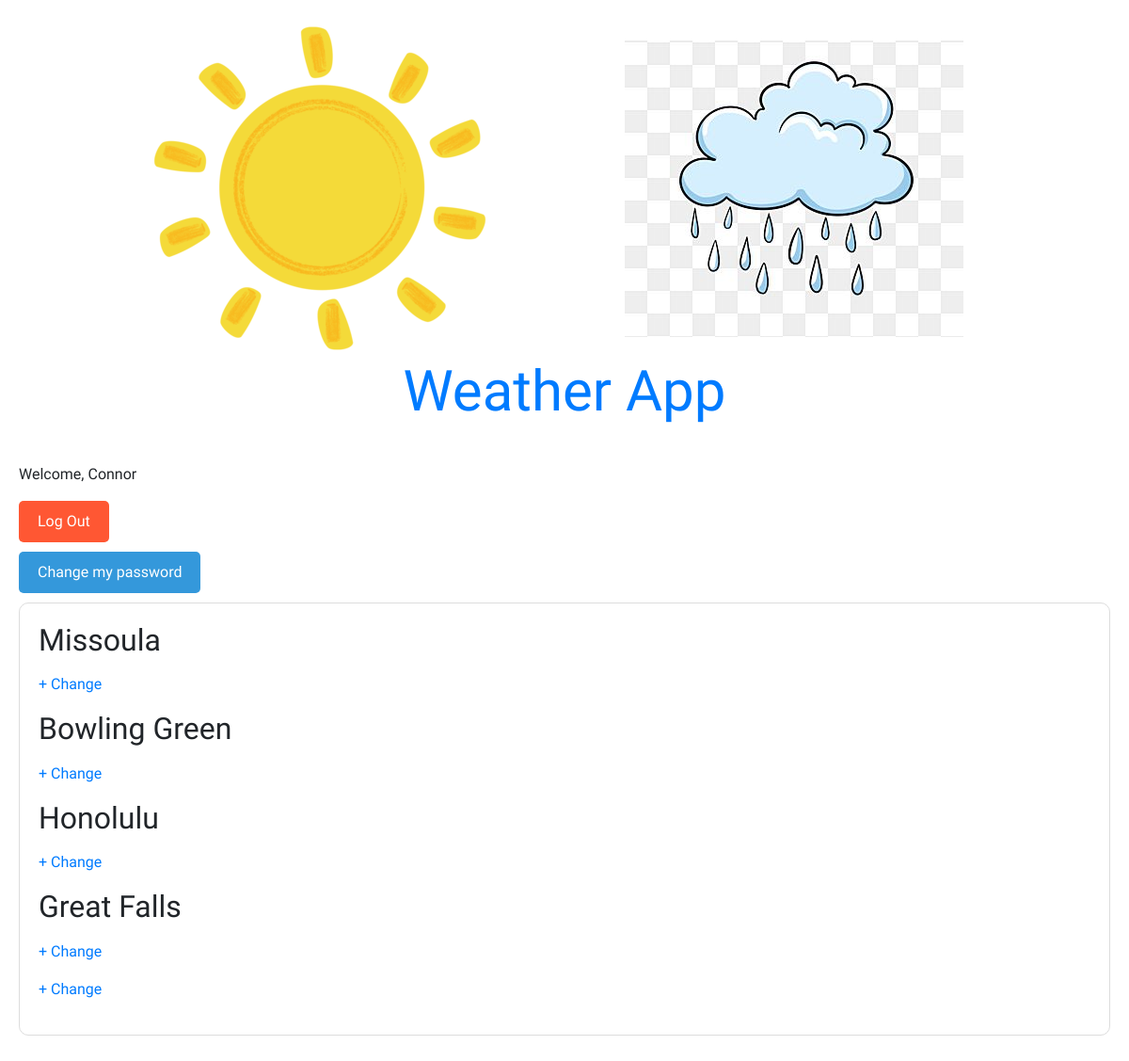
The page /weather/ (signed in) on the database its author committed.
### accounts/models.py (models this page shows)
class CustomUser(AbstractUser):
    age = models.PositiveIntegerField(null=True, blank=True)
    city = models.CharField(max_length=100, blank=True, default="")
    city2 = models.CharField(max_length=100, blank=True, default="")
    city3 = models.CharField(max_length=100, blank=True, default="")
    city4 = models.CharField(max_length=100, blank=True, default="")
    city5 = models.CharField(max_length=100, blank=True, default="")

### weather/views.py (the view)
# urls.py: 2. Add a URL to urlpatterns:  path('', views.home, name='home')
def home(request):
    return render(
        request,
        "home.html",
    )

### templates/home.html (shortened to what this page needs)
<!DOCTYPE html>
<html lang="en">
<head>
    <link rel="stylesheet" href="https://stackpath.bootstrapcdn.com/bootstrap/4.5.2/css/bootstrap.min.css">
</head>
<body>
    <img src="../zPhotos/sun.png" alt="sun image">
    <img src="../zPhotos/raincloud.jpg" alt="cloud image">
    <h1>Weather App</h1>
    {% block content %}
    {% if user.is_authenticated %}
    <p>Welcome, {{ user.username }}</p>
    <a href="{% url 'logout' %}" class="btn btn-logout">Log Out</a>
    <a href="{% url 'password_change' %}" class="btn btn-change-password">Change my password</a>
    <div class="weather-container">
        <div class="weather-info">
            <h2>{{ user.city }}</h2>
            <p><a href="{% url 'update_city' %}">+ Change</a></p>
            <h2>{{ user.city2 }}</h2>
            <p><a href="{% url 'update_city2' %}">+ Change</a></p>
            <h2>{{ user.city3 }}</h2>
            <p><a href="{% url 'update_city3' %}">+ Change</a></p>
            <h2>{{ user.city4 }}</h2>
            <p><a href="{% url 'update_city4' %}">+ Change</a></p>
            <p><a href="{% url 'update_city5' %}">+ Change</a></p>
        </div>
    </div>
    {% else %}
    <p>You are not logged in</p>
    <a href="{% url 'login' %}">Log In</a> |
    <a href="{% url 'signup' %}">Sign Up</a>
    {% endif %}
    {% endblock content %}
</body>
</html>

### templates/home.html (style rules this page uses)
.btn { display: inline-block; padding: 10px 20px; text-align: left; text-decoration: none; cursor: pointer; border: none; border-radius: 5px; font-size: 16px; transition: background-color 0.3s; }
.btn-logout { background-color: #FF5733; color: #fff; }
.btn-change-password { background-color: #3498db; color: #fff; margin: 10px auto; }
body { padding: 20px; font-family: 'Shippori Antique', sans-serif; }
h1 { font-family: 'Oleo Script', cursive; text-align: center; margin-bottom: 40px; color: #007bff; font-size: 60px; }
.weather-container { display: flex; align-items: center; margin-bottom: 20px; border: 1px solid #ddd; padding: 20px; border-radius: 10px; }
.weather-info { text-align: left; }

### rows shown on the page
CustomUser: username "Connor", city "Missoula", city2 "Bowling Green", city3 "Honolulu", city4 "Great Falls"
